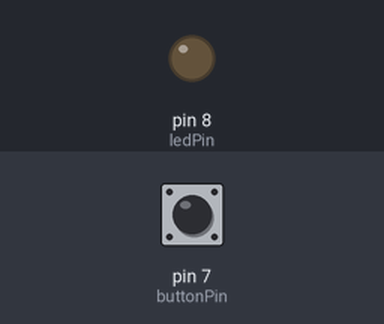
This sketch was run on a simulated Arduino Uno, built with avr-gcc and run on an emulated ATmega328P. Parts: output pins drawn as LEDs (lit = HIGH). Dashed ring = blinking. The inputs (shaded band) are chosen by the test bench; at power-on: pin 7 (buttonPin) LOW.

Above: at 1.2 s.
1.3 s: pin 7 (buttonPin) pulled HIGH for 1 s
At 1.55 s:
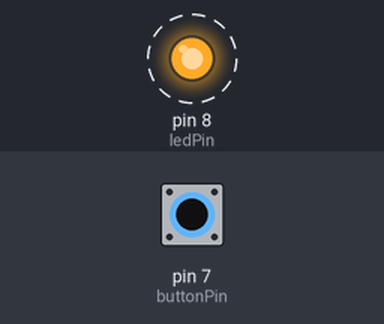
4.3 s: pin 7 (buttonPin) pulled HIGH for 3.2 s
At 8.4 s:
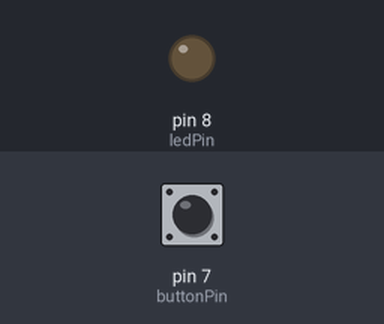
Timing chart, 0 to 9.9 s (numbered marks = the images above; inputs shaded):
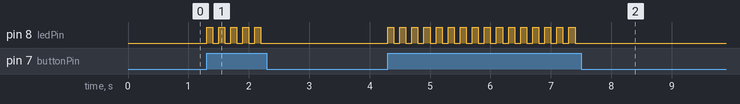

Measured:
- after the input at 1.3 s, pin 8 (ledPin): alternates HIGH for 0.10 s and LOW for 0.10 s, 10 changes in all, then stays LOW, starting at once
- after the input at 4.3 s, pin 8 (ledPin): alternates HIGH for 0.10 s and LOW for 0.10 s, 32 changes in all, then stays LOW, starting at once

The sketch:

SingleBlinkButton.ino
```cpp
//This is Nate Weikel's edit to the code
//vars

//sup big dog
//this is logan larrick
//editing the document in my branch
//lol
//vars\\


///////////////////////////////////////////////


//JIMMY CATALANO WAS HERE


///////////////////////////////////////////////


const int buttonPin = 7;  // the number of the pushbutton pin
const int ledPin = 8;    // the number of the LED pin

int buttonState = 0;  // variable for reading the pushbutton status

void setup() {
  //pin initializing
  pinMode(ledPin, OUTPUT);
  pinMode(buttonPin, INPUT);
}

void loop() {
  //read state
  buttonState = digitalRead(buttonPin);

  // check if pressed
  if (buttonState == HIGH) {
    //LED on
    digitalWrite(ledPin, HIGH);
    delay(100);
    //LED off
    digitalWrite(ledPin, LOW);
    delay(100);
  } else {
    //LED off
    digitalWrite(ledPin, LOW);
  }
}
```
